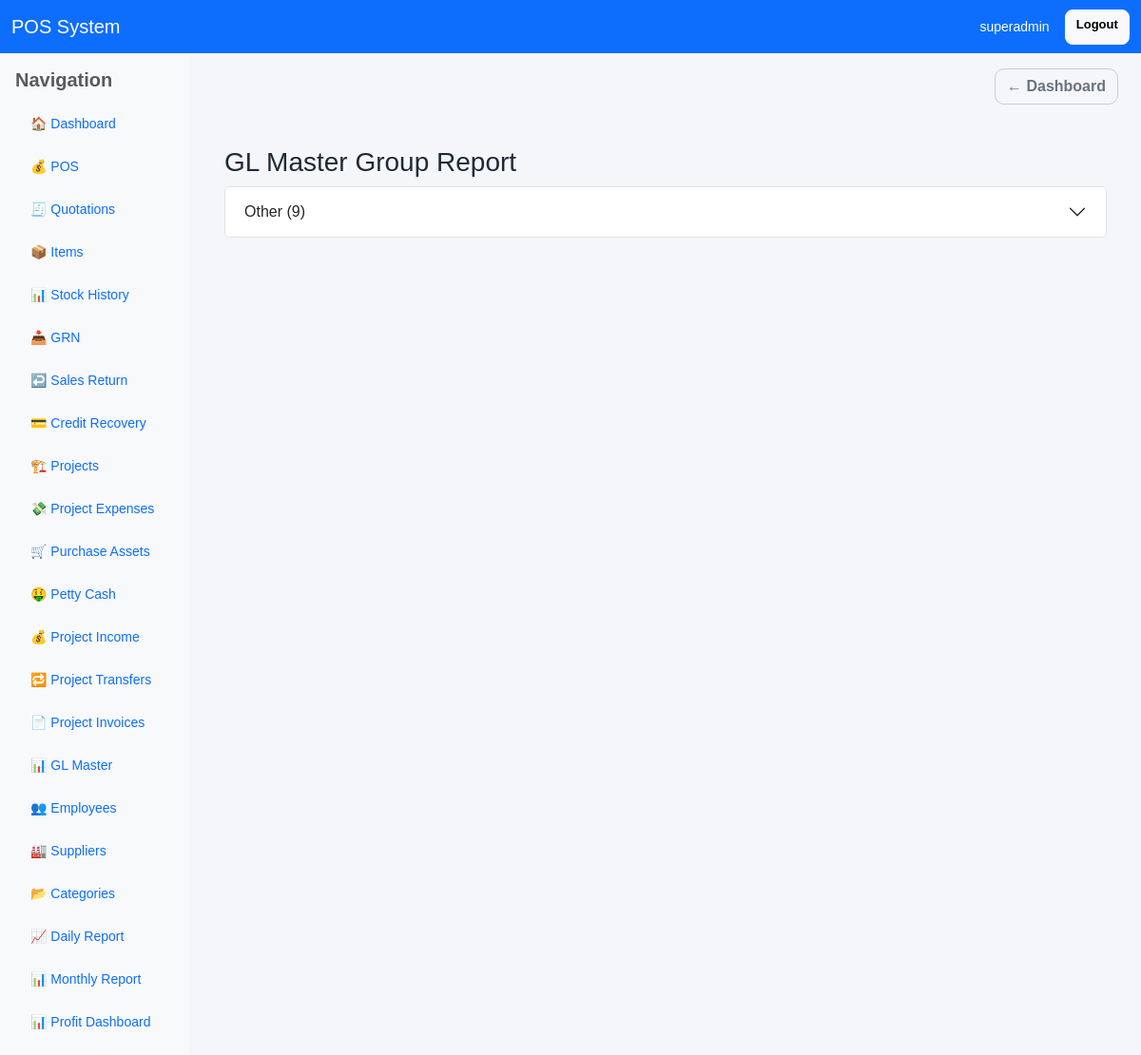
/reports/gl-master-groups/ (signed in), run on an earlier commit of the app's database.
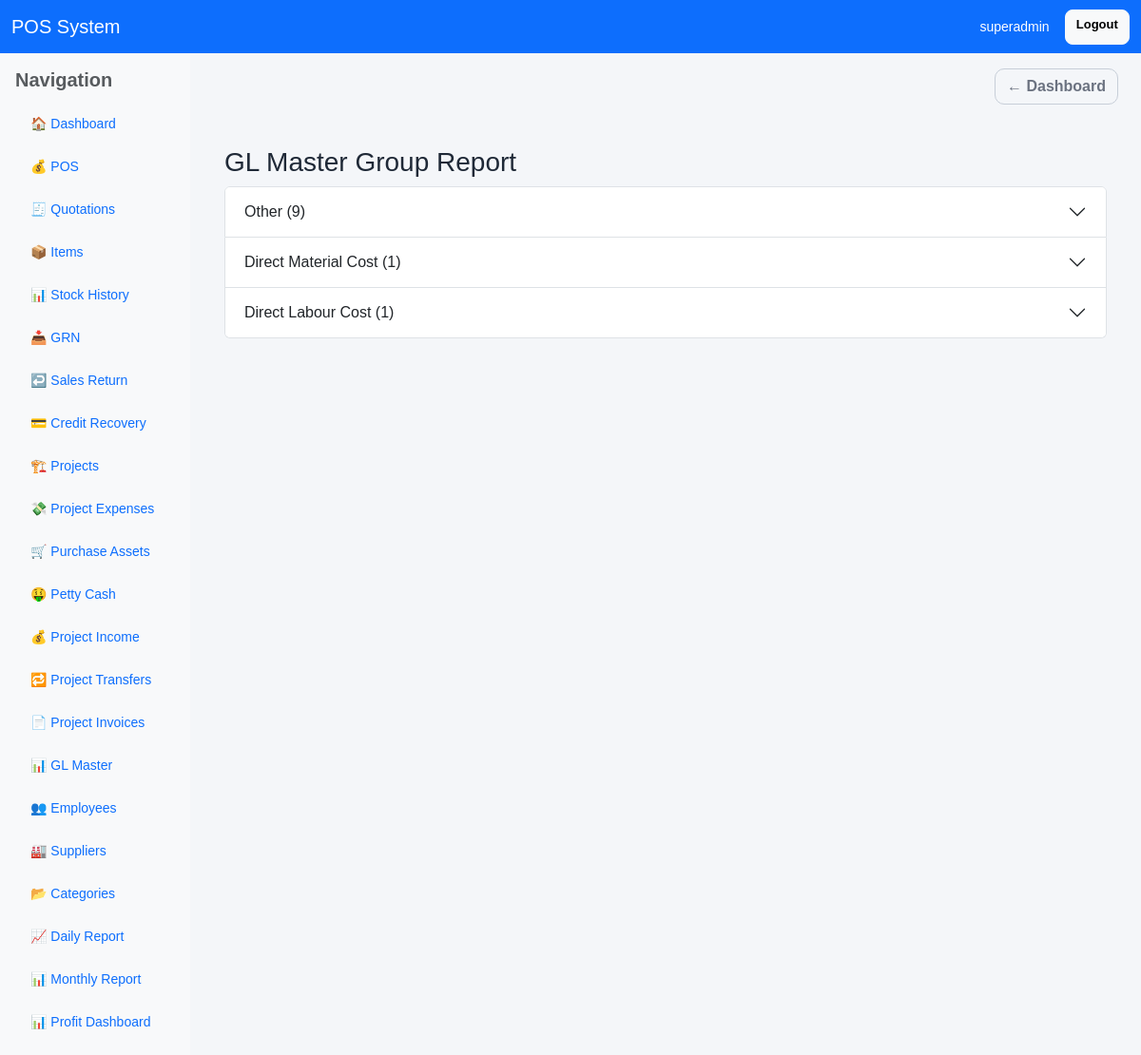
And on a later commit of the database.
### pos/models.py (models this page shows, shortened)
class GLMaster(models.Model):
    GL_TYPE_CHOICES = [
        ("asset", "Asset"),
        ("liability", "Liability"),
        ("income", "Income"),
        ("expense", "Expense"),
        ("equity", "Equity"),
    ]
    gl_code = models.CharField(max_length=30, unique=True)
    gl_name = models.CharField(max_length=150)
    gl_type = models.CharField(max_length=20, choices=GL_TYPE_CHOICES)
    parent_group = models.CharField(max_length=150, blank=True, null=True)
    description = models.TextField(blank=True, null=True)
    is_active = models.BooleanField(default=True)
    created_at = models.DateTimeField(auto_now_add=True)
    class Meta:
        ordering = ["gl_code"]

### pos/cost_analysis_views.py (the view)
# urls.py: path('reports/gl-master-groups/', cost_analysis_views.gl_master_group_report, name='gl_master_group_report'),
@login_required
@require_http_methods(["GET"])
def gl_master_group_report(request):
    if not has_cost_analysis_permission(request.user):
        messages.error(request, 'You do not have permission to view reports')
        return redirect('dashboard')
    gls = GLMaster.objects.filter(is_active=True).order_by('gl_code')
    groups = {}
    for gl in gls:
        group_name = ProjectBudgetLine.get_gl_group(gl.gl_code)
        groups.setdefault(group_name, []).append(gl)
    context = {
        'groups': groups,
        'page_title': 'GL Master Group Report'
    }
    return render(request, 'pos/gl_master_group_report.html', context)

### pos/cost_analysis_views.py (called while the page is built)
def has_cost_analysis_permission(user):
    return user.is_superuser or user.is_staff or user.groups.filter(
        name__in=['Finance Manager', 'Project Manager', 'Owner']
    ).exists()

### pos/templates/pos/gl_master_group_report.html (shortened to what this page needs)
{% extends 'base.html' %}
{% block content %}
<div class="container mt-4">
  <h3>{{ page_title }}</h3>
  <div class="accordion" id="glGroups">
    {% for group, gls in groups.items %}
      <div class="accordion-item">
        <h2 class="accordion-header" id="heading{{ forloop.counter }}">
          <button class="accordion-button collapsed" type="button" data-bs-toggle="collapse" data-bs-target="#collapse{{ forloop.counter }}" aria-expanded="false">
            {{ group }} ({{ gls|length }})
          </button>
        </h2>
      </div>
    {% endfor %}
  </div>
</div>
{% endblock %}

What changed in the data, as far as the page shows it:
added GLMaster: parent_group "Direct Material Cost", gls "1"
added GLMaster: parent_group "Direct Labour Cost", gls "1"
